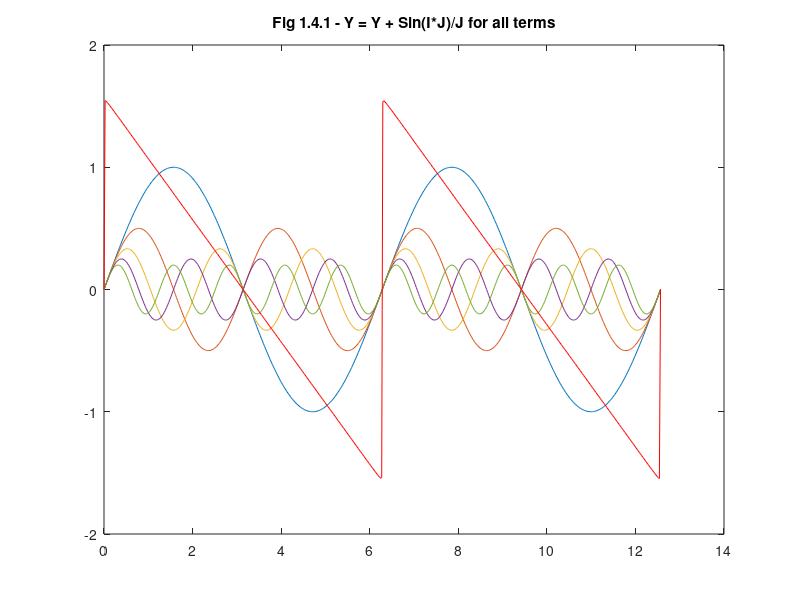

Reproduce this figure in MATLAB.
%
% author: Ke-Wei Ma
% contact: keweima at gmail.com
% summary: replicate Fig 1.4.1
%

clear all;
%clf;

h = 1:3000;                 % all harmonics.  
a = 1 ./ h;                 % amplitude.  1/1, 1/3, 1/5 ... 1,000

n = 500;
i = linspace(0, 4*pi, n);   % number of steps

j = h' * i;

y = sin(j) .* repmat(a',1,n); % repmat converts amplitude vector to mirrored columns in new matrix

% Plot the first 5 harmonics and then the sum of all 
% the harmonics 

figure
plot(i, y(1,:), ...
     i, y(2,:), ...
     i, y(3,:), ...
     i, y(4,:), ...
     i, y(5,:), ...
     i, sum(y), 'r');

title('Fig 1.4.1 - Y = Y + Sin(I*J)/J for all terms');
